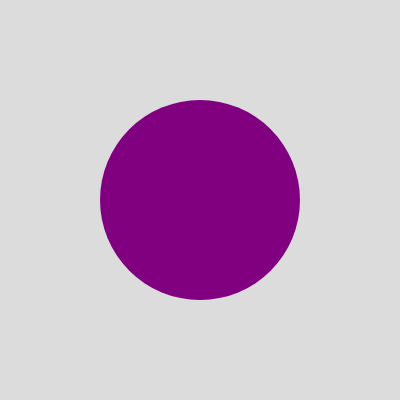
Frame 1 (no input)
Frame 60 (no input): identical to frame 1, image omitted
Frame 120 (the mouse pressed at the canvas centre since frame 60): identical to frame 1, image omitted

The p5.js sketch that drew this single still picture (run headless with seeded random() and noise() and a simulated clock; from frame 60 on, the mouse is pressed at the canvas centre):

// p5.js sketch
// ── sketch.js
/**
 *
 * STEP 2: functions are values.
 *
 * A function can be stored in a variable, just like a number or a string.
 *
 *   drawCircle    -> the function itself (a value you can store or pass)
 *   drawCircle()  -> RUN the function right now
 *
 *   1 - draw circles
 *   2 - draw squares
 *
 */

// No () here! We are storing the function, not running it.
let currentShape = drawCircle;

function setup() {
  createCanvas(400, 400);
}

function draw() {
  background(220);
  fill('purple');
  noStroke();

  // Now we DO use (), because now we want to run whatever is stored.
  currentShape(width / 2, height / 2, 200);
}

function drawCircle(x, y, size) {
  circle(x, y, size);
}

function drawSquare(x, y, size) {
  rectMode(CENTER);
  square(x, y, size);
}

function drawTriangle(x, y, size) {
  triangle(x, y - size / 2, x - size / 2, y + size / 2, x + size / 2, y + size / 2);
}

function keyPressed() {
  if (key === '1') {
    currentShape = drawCircle; // swap which function is stored
  }
  if (key === '2') {
    currentShape = drawSquare;
  }
  if (key === '3') {
    currentShape = drawTriangle;
  }
}

// Try it: add a drawTriangle(x, y, size) function and switch to it with '3'.
